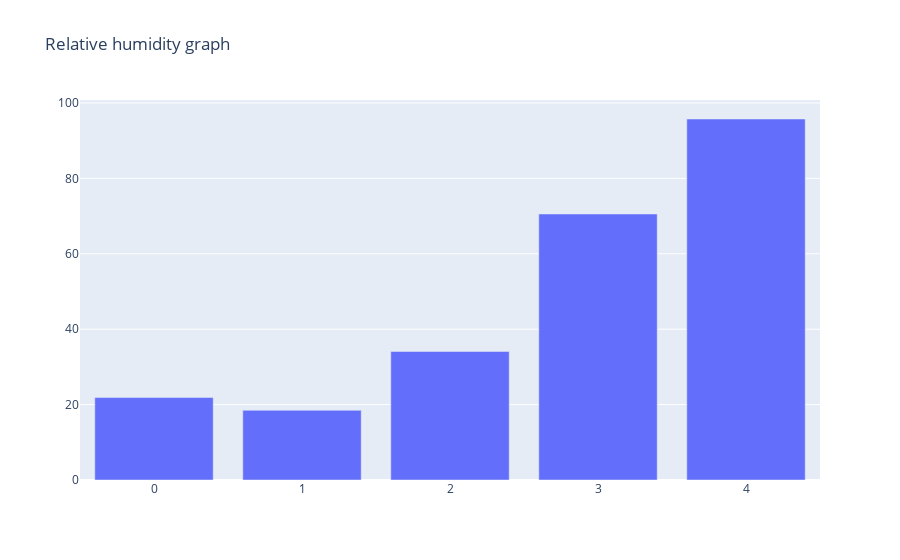

Here is the notebook cell this chart was saved with:
### Code cell
import plotly.io as pio

fig=go.Figure(data=[go.Bar(y=weather["Relative Humidity AVG"].head())],
             layout_title_text="Relative humidity graph")
pio.show(fig)

### Figure 1 — Plotly figure (JSON) as saved in the notebook; plotly's stock layout.template omitted (floating-point values rounded to 4 significant figures)
{"data": [{"type": "bar", "y": [21.87, 18.49, 34.07, 70.56, 95.75]}], "layout": {"autosize": true, "title": {"text": "Relative humidity graph"}, "xaxis": {"autorange": true, "range": [-0.5, 4.5]}, "yaxis": {"autorange": true, "range": [0, 100.8], "type": "linear"}}}
